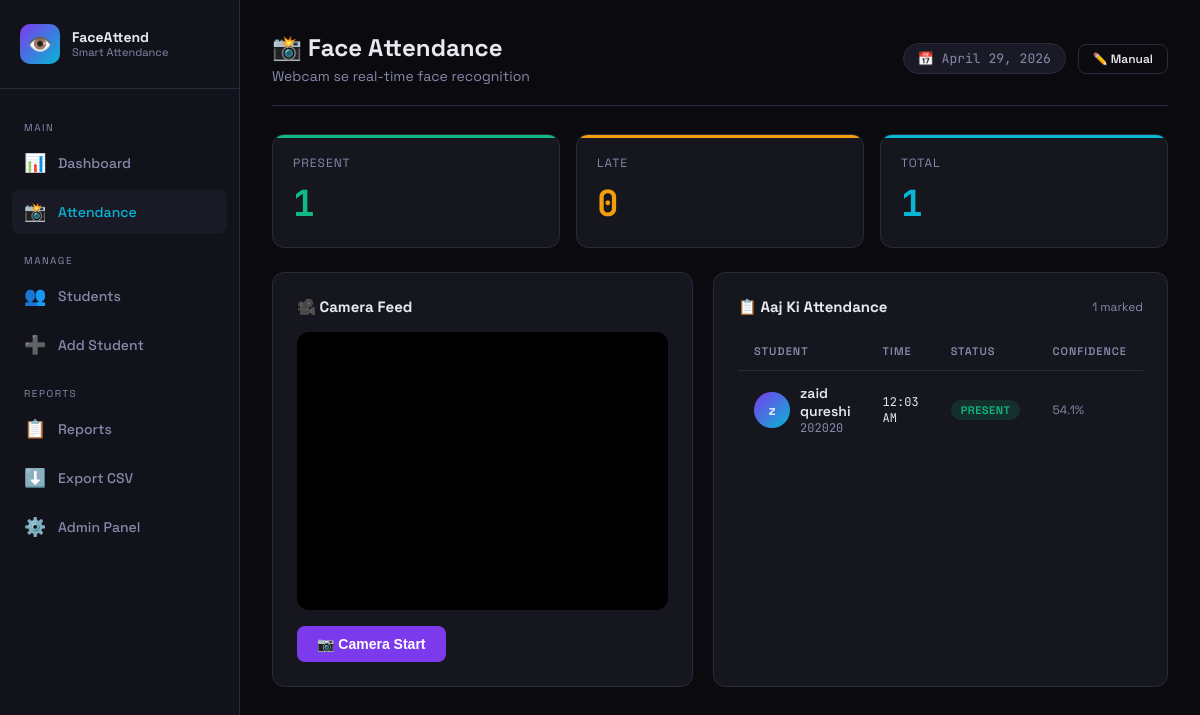
The page /attendance/ on the database its author committed.
### attendance_app/models.py (models this page shows, shortened)
class AttendanceRecord(models.Model):
    STATUS_CHOICES = [
        ('present', 'Present'),
        ('absent', 'Absent'),
        ('late', 'Late'),
    ]
    student = models.ForeignKey(Student, on_delete=models.CASCADE, related_name='attendance_records')
    date = models.DateField(default=timezone.now)
    time_in = models.TimeField(null=True, blank=True)
    status = models.CharField(max_length=10, choices=STATUS_CHOICES, default='present')
    marked_by = models.CharField(max_length=50, default='face_recognition')
    confidence = models.FloatField(default=0.0)
    class Meta:
        unique_together = ['student', 'date']
        ordering = ['-date', '-time_in']
        verbose_name = "Attendance Record"
        verbose_name_plural = "Attendance Records"

class Student(models.Model):
    student_id = models.CharField(max_length=20, unique=True, verbose_name="Student ID")
    name = models.CharField(max_length=100, verbose_name="Full Name")
    email = models.EmailField(blank=True, verbose_name="Email")
    department = models.CharField(max_length=100, blank=True, verbose_name="Department")
    phone = models.CharField(max_length=15, blank=True, verbose_name="Phone")
    photo = models.ImageField(upload_to='faces/', blank=True, null=True, verbose_name="Photo")
    face_encoding = models.TextField(blank=True, null=True)
    registered_at = models.DateTimeField(default=timezone.now)
    is_active = models.BooleanField(default=True)
    class Meta:
        ordering = ['name']
        verbose_name = "Student"
        verbose_name_plural = "Students"

### attendance_app/views.py (the view)
# urls.py: path('attendance/', views.attendance_view, name='attendance'),
def attendance_view(request):
    today = date.today()
    records = AttendanceRecord.objects.filter(date=today).select_related('student')
    students_with_attendance = Student.objects.filter(is_active=True)
    context = {
        'records': records,
        'students': students_with_attendance,
        'today': today,
        'total': students_with_attendance.count(),
        'present_count': records.filter(status='present').count(),
        'late_count': records.filter(status='late').count(),
    }
    return render(request, 'attendance_app/attendance.html', context)

### attendance_app/templates/attendance_app/attendance.html (shortened to what this page needs)
{% extends 'attendance_app/base.html' %}
{% block content %}
<div class="topbar">
  <div class="page-header" style="margin:0">
    <h1>📸 Face Attendance</h1>
    <p>Webcam se real-time face recognition</p>
  </div>
  <div style="display:flex;gap:12px;align-items:center;">
    <div class="today-badge">📅 {{ today }}</div>
    <a href="{% url 'manual_attendance' %}" class="btn btn-outline btn-sm">✏️ Manual</a>
  </div>
</div>
<div class="stats-grid" style="grid-template-columns:repeat(3,1fr);margin-bottom:24px;">
  <div class="stat-card green">
    <div class="stat-label">Present</div>
    <div class="stat-value green">{{ present_count }}</div>
  </div>
  <div class="stat-card yellow">
    <div class="stat-label">Late</div>
    <div class="stat-value yellow">{{ late_count }}</div>
  </div>
  <div class="stat-card blue">
    <div class="stat-label">Total</div>
    <div class="stat-value blue">{{ total }}</div>
  </div>
</div>
<div class="grid-2">
  <div class="card">
    <h3 style="margin-bottom:16px;font-size:15px;">🎥 Camera Feed</h3>
    <div class="webcam-wrap" id="webcamWrap">
      <video id="video" autoplay playsinline></video>
      <div class="webcam-overlay">
      </div>
    </div>
    <div style="display:flex;gap:10px;margin-top:16px;">
      <button class="btn btn-primary" id="startBtn" onclick="startCamera()">📷 Camera Start</button>
    </div>
  </div>
  <div class="card">
    <div style="display:flex;justify-content:space-between;align-items:center;margin-bottom:16px;">
      <h3 style="font-size:15px;">📋 Aaj Ki Attendance</h3>
      <span style="font-size:12px;color:var(--muted);">{{ records.count }} marked</span>
    </div>
    <div class="table-wrap" style="max-height:480px;overflow-y:auto;" id="attendanceTable">
      <table>
        <thead><tr><th>Student</th><th>Time</th><th>Status</th><th>Confidence</th></tr></thead>
        <tbody id="recordsBody">
          {% for r in records %}
          <tr>
            <td>
              <div class="student-info">
                <div class="avatar">{{ r.student.name|first }}</div>
                <div>
                  <div class="name">{{ r.student.name }}</div>
                  <div class="id">{{ r.student.student_id }}</div>
                </div>
              </div>
            </td>
            <td style="font-family:'JetBrains Mono',monospace;font-size:12px;">
              {% if r.time_in %}{{ r.time_in|time:"h:i A" }}{% else %}--{% endif %}
            </td>
            <td><span class="badge badge-{{ r.status }}">{{ r.status }}</span></td>
            <td style="font-size:12px;color:var(--muted);">
              {% if r.marked_by == 'face_recognition' %}{{ r.confidence|floatformat:1 }}%{% else %}Manual{% endif %}
            </td>
          </tr>
          {% empty %}
          <tr><td colspan="4" style="text-align:center;color:var(--muted);padding:32px;">
            Abhi koi attendance mark nahi hui
          </td></tr>
          {% endfor %}
        </tbody>
      </table>
    </div>
  </div>
</div>
{% endblock %}

### attendance_app/templates/attendance_app/base.html (style rules this page uses)
:root { --bg: #0a0a0f; --bg2: #12121a; --bg3: #1a1a26; --card: #16161f; --border: #2a2a3f; --accent: #7c3aed; --accent2: #06b6d4; --accent3: #10b981; --warn: #f59e0b; --danger: #ef4444; --text: #e8e8f0; --muted: #8888aa; --radius: 12px; }
* { margin: 0; padding: 0; box-sizing: border-box; }
body { font-family: 'Space Grotesk', sans-serif; background: var(--bg); color: var(--text); min-height: 100vh; display: flex; }
.page-header { margin-bottom: 28px; }
.page-header h1 { font-size: 24px; font-weight: 700; }
.page-header p { color: var(--muted); font-size: 14px; margin-top: 4px; }
.card { background: var(--card); border: 1px solid var(--border); border-radius: var(--radius); padding: 24px; }
.stats-grid { display: grid; grid-template-columns: repeat(auto-fit, minmax(200px, 1fr)); gap: 16px; margin-bottom: 28px; }
.stat-card { background: var(--card); border: 1px solid var(--border); border-radius: var(--radius); padding: 20px; position: relative; overflow: hidden; }
.stat-card::before { content: ''; position: absolute; top: 0; left: 0; right: 0; height: 3px; }
.stat-card.green::before { background: var(--accent3); }
.stat-card.blue::before { background: var(--accent2); }
.stat-card.yellow::before { background: var(--warn); }
.stat-label { font-size: 12px; color: var(--muted); text-transform: uppercase; letter-spacing: 1px; margin-bottom: 8px; }
.stat-value { font-size: 36px; font-weight: 700; font-family: 'JetBrains Mono', monospace; }
.stat-value.green { color: var(--accent3); }
.stat-value.blue { color: var(--accent2); }
.stat-value.yellow { color: var(--warn); }
.grid-2 { display: grid; grid-template-columns: 1fr 1fr; gap: 20px; }
.table-wrap { overflow-x: auto; }
table { width: 100%; border-collapse: collapse; font-size: 14px; }
th { padding: 12px 16px; text-align: left; font-size: 11px; text-transform: uppercase; letter-spacing: 1px; color: var(--muted); border-bottom: 1px solid var(--border); font-weight: 600; }
td { padding: 13px 16px; border-bottom: 1px solid rgba(255,255,255,.04); }
tr:last-child td { border-bottom: none; }
.badge { display: inline-block; padding: 3px 10px; border-radius: 20px; font-size: 11px; font-weight: 600; text-transform: uppercase; letter-spacing: .5px; }
.badge-present { background: rgba(16,185,129,.15); color: var(--accent3); }
.btn { display: inline-flex; align-items: center; gap: 8px; padding: 10px 20px; border-radius: 8px; font-size: 14px; font-weight: 600; cursor: pointer; text-decoration: none; border: none; transition: all .2s; }
.btn-primary { background: var(--accent); color: #fff; }
.btn-outline { background: transparent; border: 1px solid var(--border); color: var(--text); }
.btn-sm { padding: 6px 14px; font-size: 12px; }
.topbar { display: flex; align-items: center; justify-content: space-between; margin-bottom: 28px; padding-bottom: 20px; border-bottom: 1px solid var(--border); }
.today-badge { background: var(--bg3); border: 1px solid var(--border); padding: 6px 14px; border-radius: 20px; font-size: 13px; color: var(--muted); font-family: 'JetBrains Mono', monospace; }
.avatar { width: 36px; height: 36px; border-radius: 50%; background: linear-gradient(135deg, var(--accent), var(--accent2)); display: grid; place-items: center; font-size: 14px; font-weight: 700; flex-shrink: 0; }
.student-info { display: flex; align-items: center; gap: 10px; }
.student-info .name { font-weight: 600; font-size: 14px; }
.student-info .id { font-size: 12px; color: var(--muted); font-family: 'JetBrains Mono', monospace; }
.webcam-wrap { position: relative; border-radius: var(--radius); overflow: hidden; background: #000; aspect-ratio: 4/3; }
#video { width: 100%; height: 100%; object-fit: cover; display: block; }
.webcam-overlay { position: absolute; top: 0; left: 0; right: 0; bottom: 0; pointer-events: none; }

### rows shown on the page
AttendanceRecord: date "April 29, 2026", student.name|first "z", student.name "zaid qureshi", student.student_id "202020", time_in "12:03 AM", status "PRESENT", confidence "54.1"

### other values the page prints
{{ present_count }} "1"
{{ late_count }} "0"
{{ total }} "1"
{{ records.count }} "1"
